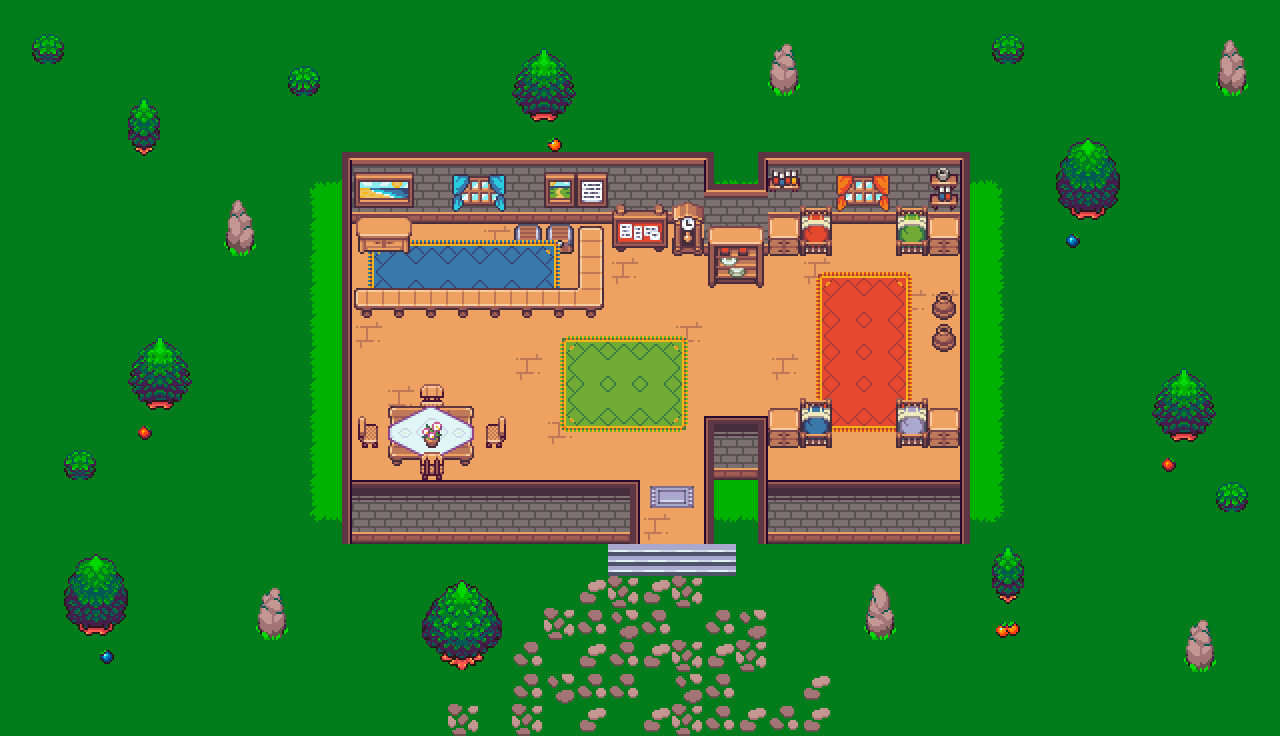

Tiled map render using the project's own tile images. Description and the map definition, with tile-layer contents summarised, below:
An orthogonal 40x23 tile map with 32x32 px tiles, 5 tile layers (Fondo, Extra, Muebles, Bordes, ...), 1 hidden layer not drawn, 3 tilesets.

<map version="1.2" tiledversion="1.3.5" orientation="orthogonal" renderorder="right-down" width="40" height="23" tilewidth="32" tileheight="32" infinite="0" nextlayerid="7" nextobjectid="1">
 <properties>
  <property name="draw" type="bool" value="false" />
 </properties>
 <tileset firstgid="1" name="map_tileset" tilewidth="32" tileheight="32" tilecount="768" columns="48">
  <image source="map_tileset.png" width="1536" height="512" />
 </tileset>
 <tileset firstgid="769" name="interior_tileset" tilewidth="32" tileheight="32" tilecount="768" columns="48">
  <image source="interior_tileset.png" width="1536" height="512" />
 </tileset>
 <tileset firstgid="1537" name="hitboxes" tilewidth="32" tileheight="32" tilecount="20" columns="20">
  <image source="hitboxes.png" width="640" height="32" />
 </tileset>
 <layer id="1" name="Fondo" width="40" height="23">
  <data>[920 cells, 884 non-empty, 15 distinct tile ids]</data>
 </layer>
 <layer id="4" name="Extra" width="40" height="23">
  <data>[920 cells, 81 non-empty, 46 distinct tile ids]</data>
 </layer>
 <layer id="2" name="Muebles" width="40" height="23">
  <data>[920 cells, 197 non-empty, 84 distinct tile ids]</data>
 </layer>
 <layer id="3" name="Bordes" width="40" height="23">
  <data>[920 cells, 77 non-empty, 15 distinct tile ids]</data>
 </layer>
 <layer id="5" name="Extra2" width="40" height="23">
  <data>[920 cells, 25 non-empty, 22 distinct tile ids]</data>
 </layer>
 <layer id="6" name="Hitboxes" width="40" height="23" visible="0">
  <properties>
   <property name="draw" type="bool" value="false" />
  </properties>
  <data>[920 cells, 920 non-empty, 3 distinct tile ids]</data>
 </layer>
</map>
